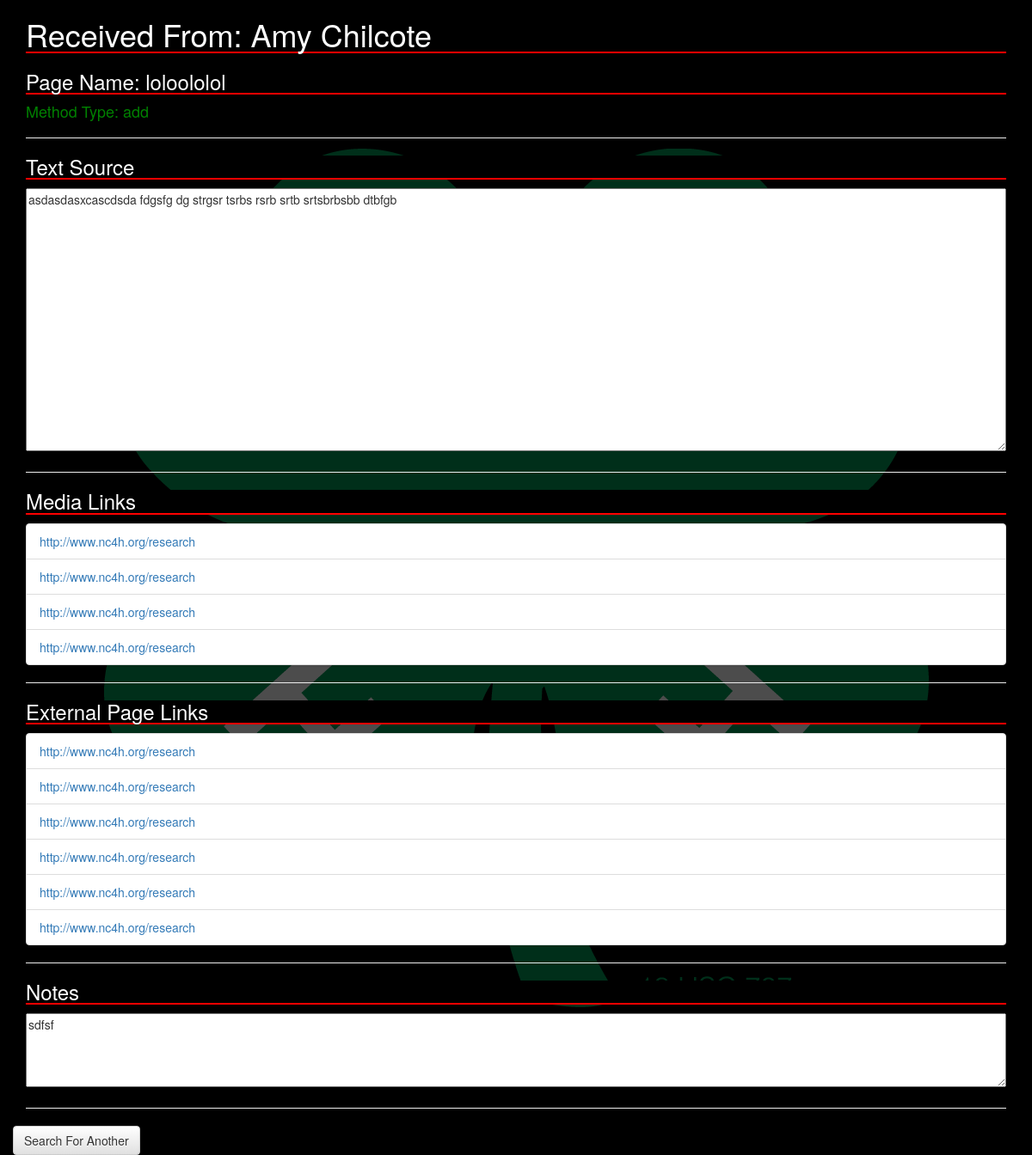
/gregview/5, run on the app's committed database.
### tables this page shows
CREATE TABLE "page" (
        pageid    INTEGER UNIQUE,
        nc4her    TEXT,
        pagename    TEXT,
        wtd    TEXT,
        textsource TEXT,
         notes,
        PRIMARY KEY(pageid)
    );

CREATE TABLE "medialinks" (
        mediaid INTEGER UNIQUE PRIMARY KEY,
        link TEXT,
        pageid INTEGER
    );

CREATE TABLE "otherlinks" (
        otherid INTEGER UNIQUE PRIMARY KEY,
        link TEXT,
        pageid INTEGER
    );

### nc4h.py (the view)
@nc4h.route('/gregview/<pageid>', methods=["GET"])
def myview(pageid=None):
    con = None
    try:
        con = lite.connect(DATABASE)
        with con:
            con.rollback()
            cur = con.cursor()
            cur.execute("SELECT * FROM page WHERE pageid = ?", (pageid,))
            con.commit()
            pageinfo = cur.fetchone()
            con.rollback()
            cur = con.cursor()
            cur.execute("SELECT * FROM medialinks WHERE pageid = ?", (pageid,))
            con.commit()
            medial = cur.fetchall()
            con.rollback()
            cur = con.cursor()
            cur.execute("SELECT * FROM otherlinks WHERE pageid = ?", (pageid,))
            con.commit()
            otherl = cur.fetchall()
            wtd = pageinfo[3]
            nc4her = pageinfo[1]
            textsource = pageinfo[4]
            notes = pageinfo[5]
            pagename = pageinfo[2]
            medialinks = []
            for m in medial:
                medialinks.append(m[1])
            otherlinks = []
            for o in otherl:
                otherlinks.append(o[1])
            return render_template('recevied.html',wtd=wtd,nc4her=nc4her,textsource=textsource,
                           notes=notes,medialinks=medialinks,otherlinks=otherlinks,
                           pagename=pagename)
    except lite.Error, e:
        return str(e)
    finally:
        if con:
            con.close()

### templates/recevied.html (shortened to what this page needs)
<!DOCTYPE html>
<html>
<head>
    <link rel="stylesheet" href="../static/assets/bootstrap/css/bootstrap.min.css">
    <link rel="stylesheet" href="../static/assets/css/guser.css">
</head>
<body>
    <div class="container back">
        <h1>Received From: {{nc4her}}</h1>
        <h3>Page Name: {{pagename}} </h3>
        <h4>Method Type: {{wtd}}</h4>
        <hr>
        <h3>Text Source</h3>
        <textarea rows="15" name="textsource">{{textsource}}</textarea>
        <hr>
        <h3>Media Links</h3>
        <ul class="list-group">
            {% for x in medialinks %}
            <li class="list-group-item">
                <input type="hidden"><span><a href="{{x}}">{{x}}</a></span></li>
            {% endfor %}
        </ul>
        <hr>
        <h3>External Page Links</h3>
        <ul class="list-group">
        	{% for x in otherlinks %}
            <li class="list-group-item">
                <input type="hidden"><span><a href="{{x}}">{{x}}</a></span></li>
            {% endfor %}
        </ul>
        <hr>
        <h3>Notes</h3>
        <textarea rows="4" name="notes">{{notes}}</textarea>
        <hr>
        <div class="row">
         <a href="/search" class="btn btn-default">Search For Another</a>
        </div>
    </div>
</body>
</html>

### static/assets/css/guser.css (style rules this page uses)
textarea { width:100%; }
h3 { background-color:black; color:white; border-bottom:2px solid red; }
h1 { color:white; border-bottom:2px solid red; }
h4 { color:green; }
body { background-image:url(../../../static/assets/img/4H-clover-color.png); background-color:black; background-position: center; background-repeat:no-repeat; z-index:-1; }
div.container.back { position:static; display:block; background-color:rgba(0,0,0,.7); z-index:0; }
div.container { z-index:1; }

### data on the page
page: nc4her "Amy Chilcote", pagename "loloololol", wtd "add", textsource "asdasdasxcascdsda fdgsfg dg strgsr tsrbs rsrb srtb srtsbrbsbb dtbfgb", notes "sdfsf"
medialinks: link "http://www.nc4h.org/research"
medialinks: link "http://www.nc4h.org/research"
medialinks: link "http://www.nc4h.org/research"
medialinks: link "http://www.nc4h.org/research"
otherlinks: link "http://www.nc4h.org/research"
otherlinks: link "http://www.nc4h.org/research"
otherlinks: link "http://www.nc4h.org/research"
otherlinks: link "http://www.nc4h.org/research"
otherlinks: link "http://www.nc4h.org/research"
otherlinks: link "http://www.nc4h.org/research"
